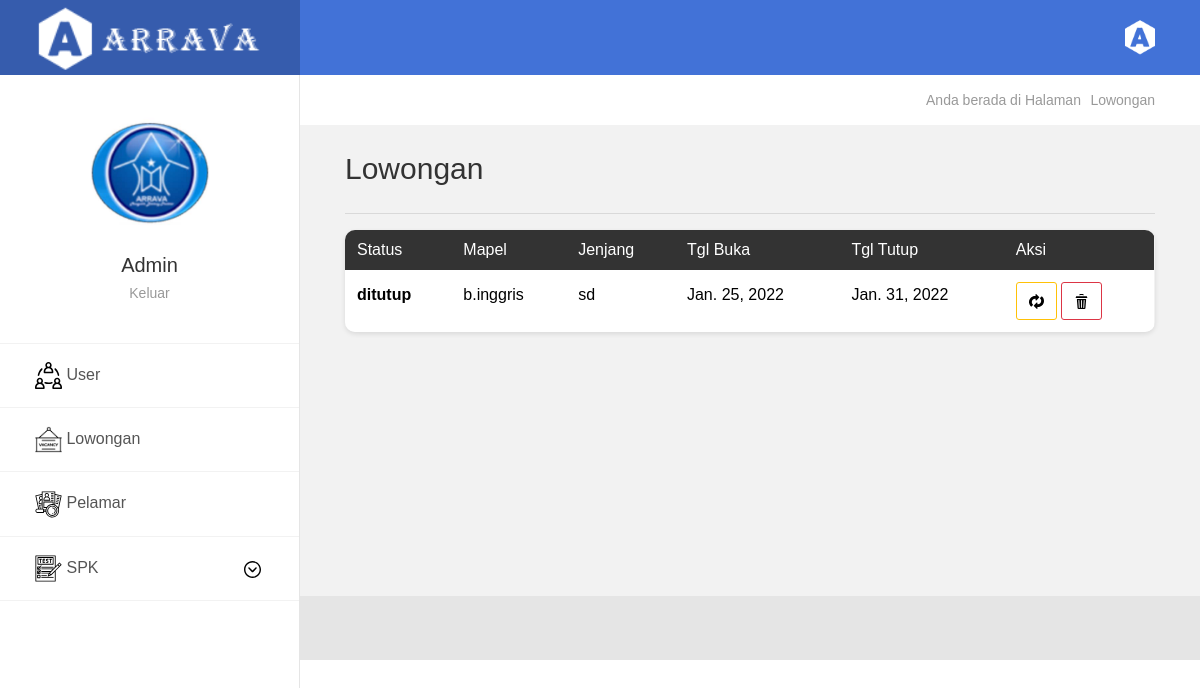
/lowongan/ (signed in), run on the app's committed database.
### lowongan/models.py (models this page shows, shortened)
class lowongan(models.Model):
	MAPEL = {
		('matematika', 'Matematika'),
		('b.indonesia', 'B.Indonesia'),
		('b.inggris', 'B.Inggris'),
		('ipa', 'IPA'),
		('ips', 'IPS'),
	}
	JENJ = {
		('tk', 'TK'),
		('sd', 'SD'),
		('smp', 'SMP'),
		('sma', 'SMA'),
	}
	STAT = {
		('dibuka', 'Dibuka'),
		('ditutup', 'Ditutup'),
	}
	id_lowongan	   = models.AutoField(auto_created=True, primary_key=True, serialize=False)
	mata_pelajaran = models.CharField(max_length=25, choices=MAPEL, default='matematika')
	jenjang		   = models.CharField(max_length=10, choices=JENJ, default='sd')
	status		   = models.CharField(max_length=10, choices=STAT, default='ditutup')
	tgl_buka	   = models.DateField(null=True, default=timezone.now)
	tgl_tutup	   = models.DateField(null=True, default=timezone.now)

### account/decorators.py (the view)
	def wrapper_func(request, *args, **kwargs):
		if request.user.is_authenticated:
			if request.user.is_staff == True or request.user.is_leader == True:
				return view_func(request, *args, **kwargs)
			else:
				return HttpResponse('Anda tidak memiliki akses ke Halaman ini')

### lowongan/views.py (called while the page is built)
@login_required(login_url='login1')
@admin_leader
def lihat_lowV(request):
	db_low	 = lowongan.objects.all()
	db_cand  = candidate.objects.all()
	db_verif = verify.objects.all()
	low_ada = True
	if db_low.exists():
		if datetime.now().date() >= db_low[0].tgl_buka and datetime.now().date() < db_low[0].tgl_tutup:
			db_low.update(status='dibuka')
		else:
			db_low.update(status='ditutup')
	else:
		low_ada = False
	verif_ada = False
	if db_verif.exists():
		verif_ada = db_verif[0].verifikasi
	context = {
		'judul'		:'Lowongan',
		'judul_isi'	:'Lowongan',
		'tabel'		:db_low,
		'jumlah'	:db_low.count(),
		'verif'		:verif_ada,
	}
	return render(request, 'lowongan/lihat_lowongan.html', context)

### lowongan/templates/lowongan/lihat_lowongan.html (shortened to what this page needs)
{% extends "base_menu/base.html" %}
{% load static %}
{% block isi %}
<div class="page-wrapper">
	{% if request.user.is_staff is True %}
	{% include "base_menu/sideA.html" %}
	{% elif request.user.is_leader is True %}
	{% include "base_menu/sideL.html" %}
	{% endif %}
	<div class="page-container2">
		{% include "base_menu/header.html" %}
		{% include "base_menu/breadcrumb.html" %}
		<section>
			<div class="section__content section__content--p30">
				<div class="container-fluid">
					<br>
					<div class="row">
						<div class="col-md-12">
							<div class="overview-wrap">
								<h2 class="title-1 m-b-10">{{judul_isi}}</h2>
							</div>
							<hr>
							<div class="table-responsive table--no-card m-b-30">
								<table class="table table-borderless table-striped table-earning">
									<thead class="">
										<tr>
											<th>Status</th>
											<th>Mapel</th>
											<th>Jenjang</th>
											<th>Tgl Buka</th>
											<th>Tgl Tutup</th>
											{% if request.user.is_staff is True %}
											<th>Aksi</th>
											{% endif %}
										</tr>
									</thead>
									<tbody class="">
										{% for data in tabel %}
										<tr>
											<td>
												<strong>{{data.status}}</strong>
											</td>
											<td>{{data.mata_pelajaran}}</td>
											<td>{{data.jenjang}}</td>
											<td>{{data.tgl_buka}}</td>
											<td>{{data.tgl_tutup}}</td>
											{% if request.user.is_staff is True %}
											{% if verif is True %}
											<td>
												<span class="status--process">Selesai</span>
											</td>
											{% else %}
											<td>
												<a href="{% url 'lowongan:ubah_low' data.id_lowongan %}" class="btn btn-outline-warning" title="Ubah Data Lowongan">
													<img src="{% static "images/icon/loop.svg" %}" style="width:15px;">
												</a>
												<a href="{% url 'lowongan:hapus_low' data.id_lowongan %}" class="btn btn-outline-danger" title="Hapus Data Lowongan">
													<img src="{% static "images/icon/delete.svg" %}" style="width:15px;">
												</a>
											</td>
											{% endif %}
											{% endif %}
										</tr>
										{% endfor %}
									</tbody>
								</table>
							</div>
						</div>
					</div>
				</div>
			</div>
			<br><br><br><br><br><br><br><br><br>
		</section>
	</div>
</div>
{% endblock isi %}

### data on the page
lowongan: status "ditutup", mata_pelajaran "b.inggris", jenjang "sd", tgl_buka "Jan. 25, 2022", tgl_tutup "Jan. 31, 2022"

### other printed values
{{ judul }} "Lowongan"
{{ judul_isi }} "Lowongan"
